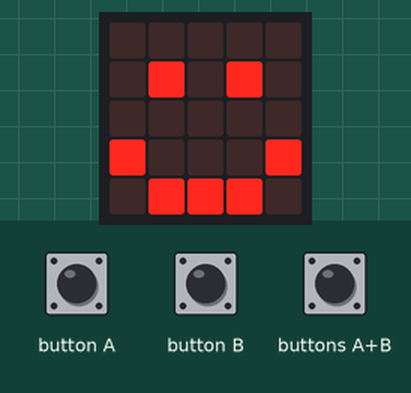
The program below on a simulated BBC micro:bit (MakeCode). Shown: the board's 5×5 LED display. The inputs (shaded band) are chosen by the test bench.

Above: at 1.2 s.
1.3 s: button A pressed for 1 s
At 2.3 s:
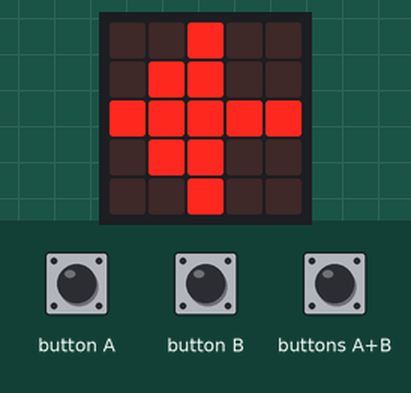
4.2 s: button B pressed for 1 s
At 5.2 s:
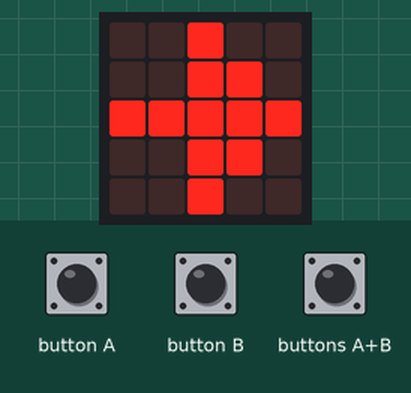
6.9 s: buttons A+B pressed for 1 s
At 7.6 s:
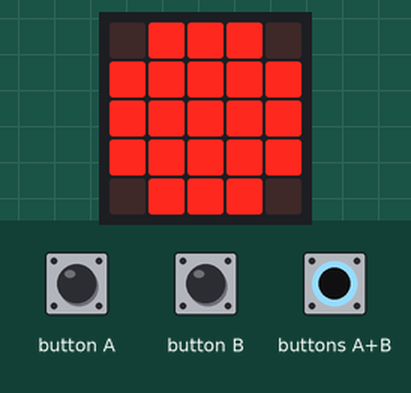
9.6 s: buttons A+B pressed for 3.2 s
14.4 s: button A pressed for 3.2 s
At 15.7 s:
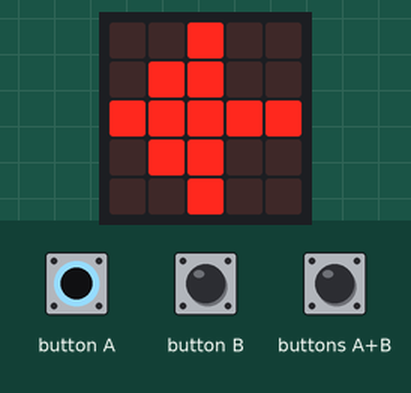
Timing chart, 0 to 17.4 s (numbered marks = the images above; inputs shaded):
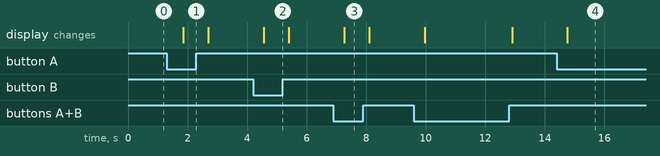

Measured:
- after the input at 1.3 s, the display: changes after 0.56 s (image 1)
- after the input at 4.2 s, the display: changes after 0.36 s (image 2)
- after the input at 6.9 s, the display: changes after 0.36 s (image 3)
- after the input at 14.4 s, the display: changes after 0.36 s (image 4)

The program:

main.ts
```typescript
basic.forever(function () {
    if (input.buttonIsPressed(Button.AB)) {
        basic.showLeds(`
            . # # # .
            # # # # #
            # # # # #
            # # # # #
            . # # # .
            `)
    } else {
        if (input.buttonIsPressed(Button.A)) {
            basic.showLeds(`
                . . # . .
                . # # . .
                # # # # #
                . # # . .
                . . # . .
                `)
        } else {
            if (input.buttonIsPressed(Button.B)) {
                basic.showLeds(`
                    . . # . .
                    . . # # .
                    # # # # #
                    . . # # .
                    . . # . .
                    `)
            } else {
                basic.showIcon(IconNames.Happy)
            }
        }
    }
})
```

test.ts
```typescript
// aquí va el archivo "tests"; esto no se compilará cuando este paquete se utilice como una extensión.
```
